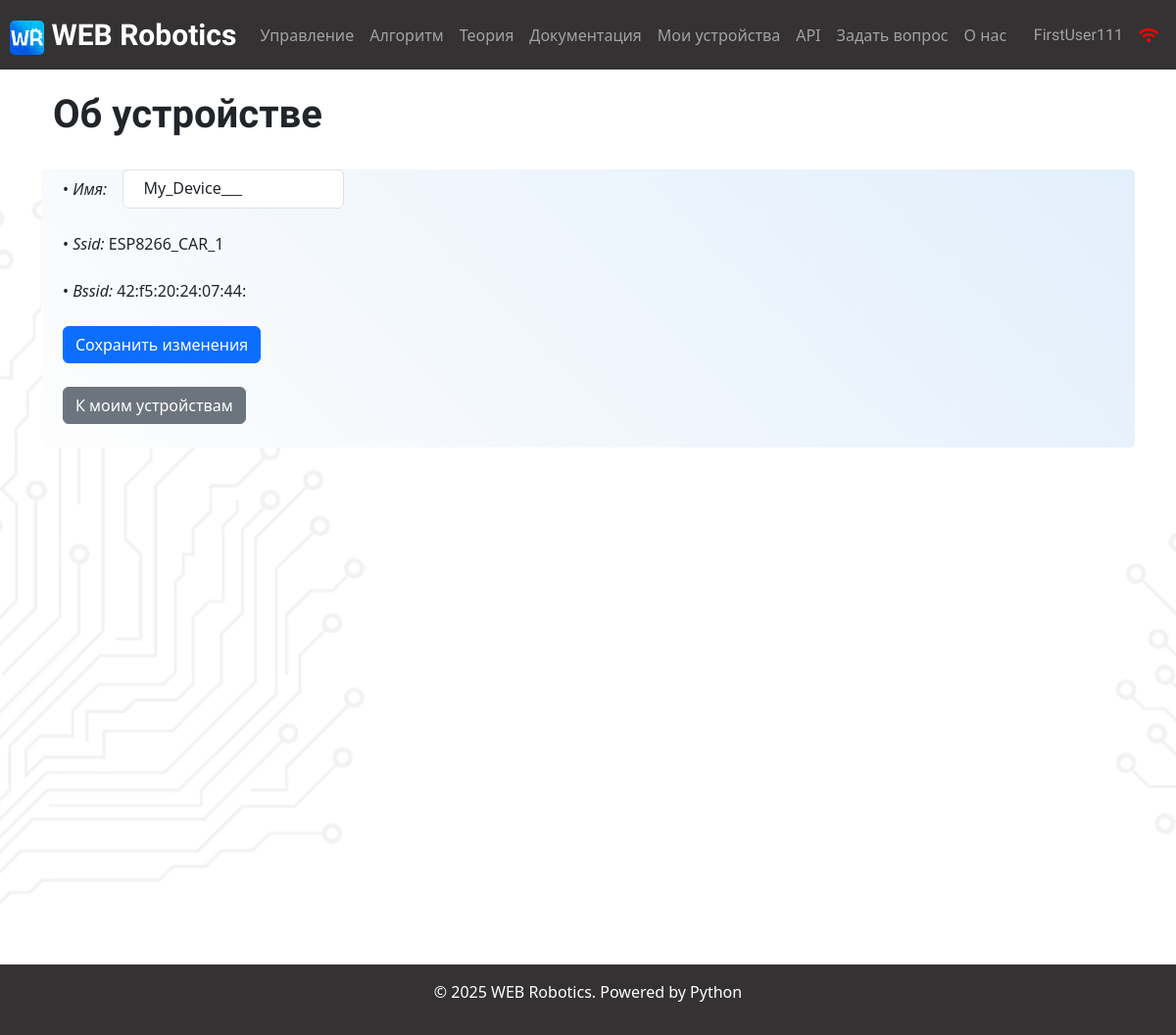
The page /about_device/1 (signed in) on the database its author committed.
### data/users.py (models this page shows, shortened)
class User(SqlAlchemyBase, UserMixin, SerializerMixin):
    __tablename__ = 'users'
    id = sqlalchemy.Column(sqlalchemy.Integer,
                           primary_key=True, autoincrement=True)
    name = sqlalchemy.Column(sqlalchemy.String, nullable=True)
    email = sqlalchemy.Column(sqlalchemy.String,
                              index=True, unique=True, nullable=True)
    hashed_password = sqlalchemy.Column(sqlalchemy.String, nullable=True)
    api_key = sqlalchemy.Column(sqlalchemy.String, nullable=False)
    hashed_api_key = sqlalchemy.Column(sqlalchemy.String, nullable=False)
    src_avatar = sqlalchemy.Column(sqlalchemy.String, nullable=False, default=DEFAULT_PROFILE_PHOTO)
    warning_message_when_connecting_to_esp = sqlalchemy.Column(sqlalchemy.String, nullable=False, default="true")
    saved_algorithms = orm.relationship("Saved_algorithm", back_populates='user')
    devices = orm.relationship("Devices", back_populates='user')
    questions = orm.relationship("Question", back_populates='user')
    answers = orm.relationship("Answer", back_populates="user")

### data/devices.py (models this page shows)
class Devices(SqlAlchemyBase, SerializerMixin):
    __tablename__ = 'devices'
    id = sqlalchemy.Column(sqlalchemy.Integer,
                           primary_key=True, autoincrement=True)
    name = sqlalchemy.Column(sqlalchemy.String, nullable=True)
    ssid = sqlalchemy.Column(sqlalchemy.String, nullable=False)
    bssid = sqlalchemy.Column(sqlalchemy.String, nullable=False)
    user_id = sqlalchemy.Column(sqlalchemy.Integer,
                                sqlalchemy.ForeignKey("users.id"))
    user = orm.relationship('User')

### main.py (the view)
@app.route('/about_device/<device_id>')
def render_about_device_page(device_id):
    db_sess = db_session.create_session()
    device = db_sess.query(Devices).filter(Devices.user_id == current_user.id).filter(Devices.id == device_id).first()
    return render_template('about_device_page.html', device=device)

### data/db_session.py (called while the page is built)
def create_session() -> Session:
    global __factory
    return __factory()

### main.py (called while the page is built)
@login_manager.user_loader
def load_user(user_id):
    db_sess = db_session.create_session()
    return db_sess.query(User).get(user_id)

### templates/about_device_page.html (shortened to what this page needs)
{% extends "base.html" %}
{% block content %}
<div class="container">
    <div class="row">
        <p style="font-family: Tektur, sans-serif;
                  font-optical-sizing: auto;
                  font-weight: 600;
                  font-size: 40px;
                  font-style: normal;">Об устройстве</p>
    </div>
    <div class="row" style="background: linear-gradient(45deg, #fdfdfd, #e2effc); padding-left: 10px; margin-top: 10px; border-radius: 5px;">
        <br>
        <div class="container">
            <div class="row g-3 align-items-center">
                <div class="col-auto">
                    <label for="device_name" class="col-form-label"> • <em> Имя: </em> </label>
                </div>
                <div class="col-auto">
                    <textarea id="device_name" class="form-control"
                          style="resize: none; height: 40px;"> {{device.name}}</textarea>
                </div>
            </div>
            <div class="row">
                <div class="col-md6">
                    <br>
                    <a> • <em> Ssid: </em> {{device.ssid}}</a>
                    <br>
                    <br>
                    <a> • <em> Bssid: </em> {{device.bssid}}</a>
                </div>
            </div>
            <br>
            <div class="row">
                <div class="col">
                    <button class="btn btn-primary" onclick="change_device_name('{{device.id}}')" style="width: fit-content;">Сохранить изменения </button>
                    <br>
                    <br>
                    <a class="btn btn-secondary" href="/devices" style="width: fit-content;">К моим устройствам </a>
                    <br>
                    <br>
                </div>
            </div>
        </div>
    </div>
</div>
{% for i in range(22) %}
<br>
{% endfor %}
{% endblock %}

### templates/base.html (shortened to what this page needs)
<!DOCTYPE html>
<html lang="en">
<head>
    <link rel="stylesheet" href="https://cdnjs.cloudflare.com/ajax/libs/font-awesome/5.15.4/css/all.min.css">
    <link href="https://cdn.jsdelivr.net/npm/bootstrap@5.3.0-alpha1/dist/css/bootstrap.min.css" rel="stylesheet">
    <link rel="stylesheet" href="https://cdnjs.cloudflare.com/ajax/libs/codemirror/5.65.12/codemirror.min.css">
</head>
<body background="{{url_for('static', filename='img/background_1.png')}}" style="background-position:-20px 20px; position: relative;">
<header>
    <nav class="navbar navbar-expand-lg sticky-top navbar-dark"
         style="background-color: #343232; padding-left: 10px; padding-right: 10px;">
        <a class="navbar-brand" href="/main"
           style="font-size: 30px; font-family: Tektur, sans-serif; font-optical-sizing: auto; font-weight: 900; font-style: normal; font-variation-settings: wdth 100;">
            <img src="{{url_for('static', filename='img/WEB_Robotics_logo.png')}}" alt="" width="35" height="35"
                 class="d-inline-block align-text-centre">
            WEB Robotics
        </a>
        <div class="collapse navbar-collapse" id="navbarNav_upper">
            <ul class="navbar-nav mr-auto">
                <li class="nav-item">
                    <a class="nav-link" href="/control">Управление <span class="sr-only">(current)</span></a>
                </li>
                <li class="nav-item">
                    <a class="nav-link" href="/algorithm">Алгоритм</a>
                </li>
                <li class="nav-item">
                    <a class="nav-link" href="/theory">Теория</a>
                </li>
                <li class="nav-item">
                    <a class="nav-link" href="/documentation">Документация</a>
                </li>
                <li class="nav-item">
                    <a class="nav-link" href="/devices">Мои устройства</a>
                </li>
                <li class="nav-item">
                    <a class="nav-link" href="/api"> API</a>
                </li>
                <li class="nav-item">
                    <a class="nav-link" href="/questions">Задать вопрос</a>
                </li>
                <li class="nav-item">
                    <a class="nav-link" href="/about">О нас</a>
                </li>
            </ul>
            <ul class="navbar-nav ms-auto">
                {% if current_user.is_authenticated %}
                <li class="nav-item">
                    {% set lnk = "/account" %}
                    {% if current_user.name == "Admin" %}
                        {% set lnk = "/admin_account" %}
                    {% endif %}
                    <a class="nav-link" href={{lnk}} style="font-family: Tektur,
                    sans-serif; font-optical-sizing: auto; font-weight: 20;
                    font-style: normal; font-variation-settings: wdth 100;">
                        {{current_user.name}}
                    </a>
                </li>
                <li class="nav-item">
                    {% if current_user.is_connected_to_esp %}
                        <a class="nav-link" href='/devices'>
                            <i class="fa fa-wifi" aria-hidden="true" style="color: #22cf22"></i>
                        </a>
                    {% else %}
                        <a class="nav-link" href='/devices'>
                            <i class="fa fa-wifi" aria-hidden="true" style="color: #ff0000"></i>
                        </a>
                    {% endif %}
                </li>
                {% else %}
                <li class="nav-item">
                    <a class="nav-link" href="/login"><i class="fas fa-2x fa-user"></i></a>
                </li>
                {% endif %}
            </ul>
        </div>
    </nav>
    <p>
    <main role="main" class="container">
        {% block content %}{% endblock %}
    </main>
    <div class='wrapper'>
    <footer class="text-white text-center py-3" style="background-color: #343232;">
    <p>© 2025 WEB Robotics. Powered by Python </p>
    </footer>
    </div>
</header>
</body>
</html>

### rows shown on the page
User: name "FirstUser111"
Devices: name "My_Device___", ssid "ESP8266_CAR_1", bssid "42:f5:20:24:07:44:"
